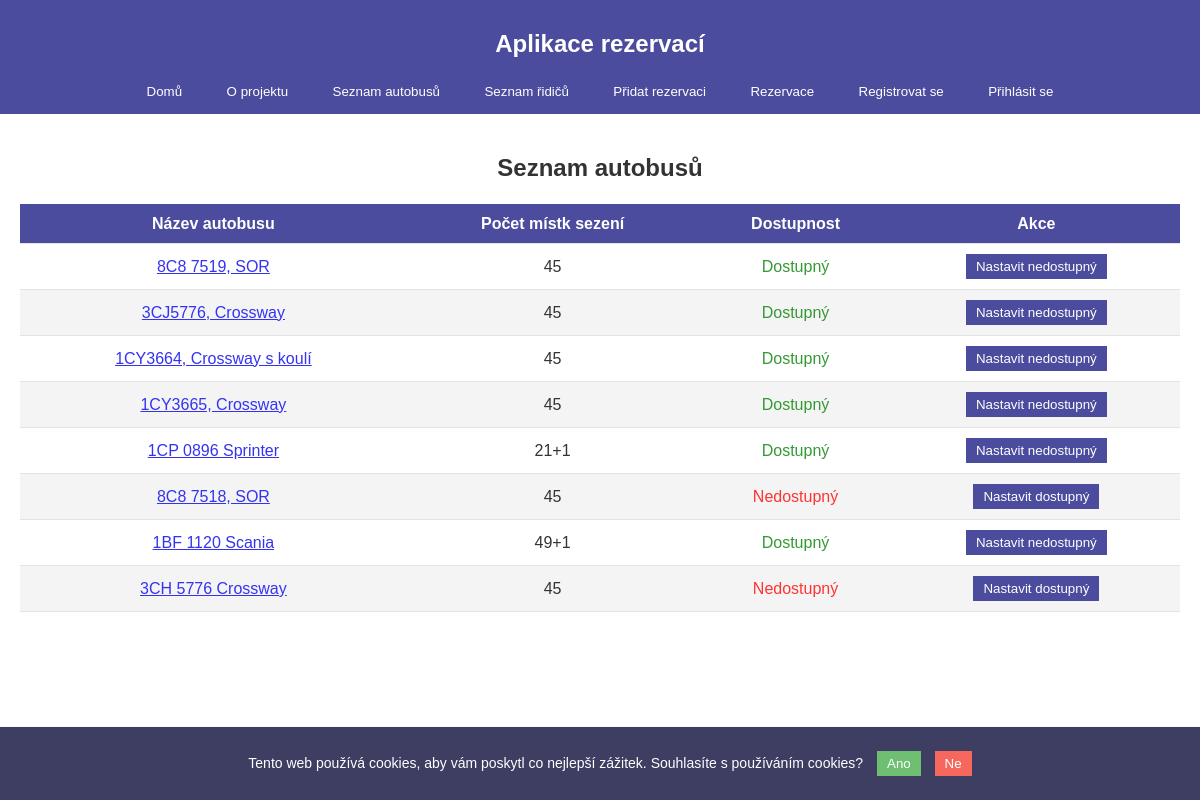
The app's page /depo/buses/ with its own data.
### depo/models.py (models this page shows, shortened)
class Bus(models.Model):
    name = models.CharField(max_length=100)
    seats = models.CharField(max_length=10)  # např. "45+1"
    is_ready = models.BooleanField(default=True)  # indikace dostupnosti autobusu

### depo/views.py (the view)
# urls.py: path('buses/', views.bus_list, name='bus_list'),
def bus_list(request):
    buses = Bus.objects.all()
    if request.method == 'POST':
        bus_id = request.POST.get('bus_id')
        bus = Bus.objects.get(id=bus_id)
        bus.toggle_is_ready()  # Přepne stav dostupnosti autobusu
        return redirect('depo:bus_list')  # Přesměrování zpět na seznam autobusů
    return render(request, 'depo/bus_list.html', {'buses': buses})

### depo/context_processors.py (called while the page is built)
def project_version(request):
    return {
        'project_version': settings.PROJECT_VERSION
    }

### depo/templates/depo/bus_list.html (shortened to what this page needs)
{% extends "depo/home.html" %}
{% block content %}
<section>
    <h2 style="text-align: center;">Seznam autobusů</h2>
    <table>
        <thead>
            <tr>
                <h4><th>Název autobusu</th></h4>
                <th>Počet místk sezení</th>
                <th>Dostupnost</th>
                <th>Akce</th>
            </tr>
        </thead>
        <tbody>
            {% for bus in buses %}
            <tr>
                <td>
                    <a href="{% url 'depo:bus_list' %}">{{ bus.name }}</a>
                </td>
                <td>{{ bus.seats }}</td>
                <td>
                    {% if bus.is_ready %}
                        <span style="color: green;">Dostupný</span>
                    {% else %}
                        <span style="color: red;">Nedostupný</span>
                    {% endif %}
                </td>
                <td>
                    <form method="POST">
                        <button type="submit" class="btn btn-toggle">
                            {% if bus.is_ready %}
                                Nastavit nedostupný
                            {% else %}
                                Nastavit dostupný
                            {% endif %}
                        </button>
                    </form>
                </td>
            </tr>
        {% endfor %}
    </tbody>
    </table>
</section>
{% endblock %}

### depo/static/base.css (style rules this page uses)
body { font-family: Arial, sans-serif; margin: 0; padding: 0; display: flex; opacity: 0.8; flex-direction: column; line-height: 1.2; min-height: 100vh; background-image: linear-gradient(rgba(255, 255, 255, 0.2), rgba(255, 255, 255, 0.2)), url('/static/depo/images/pferd.jpg'); background-size: cover; background-position: center; }
article, section { margin-bottom: 0; padding: 0; background-color: #fff; }
table { width: 100%; border-collapse: collapse; font-family: Arial, sans-serif; margin-left: auto; margin-right: auto; }
th, td { padding: 10px; text-align: center; border-bottom: 1px solid #ddd; }
thead { background-color: #1f2086; color: white; font-weight: bold; }
tbody tr:nth-child(even) { background-color: #f2f2f2; }
button { background-color: #1f2086; color: white; border: none; padding: 5px 10px; cursor: pointer; }

### records on screen
Bus: name "8C8 7519, SOR", seats "45", is_ready "Dostupný"
Bus: name "3CJ5776, Crossway", seats "45", is_ready "Dostupný"
Bus: name "1CY3664, Crossway s koulí", seats "45", is_ready "Dostupný"
Bus: name "1CY3665, Crossway", seats "45", is_ready "Dostupný"
Bus: name "1CP 0896 Sprinter", seats "21+1", is_ready "Dostupný"
Bus: name "8C8 7518, SOR", seats "45", is_ready "Nedostupný"
Bus: name "1BF 1120 Scania", seats "49+1", is_ready "Dostupný"
Bus: name "3CH 5776 Crossway", seats "45", is_ready "Nedostupný"
